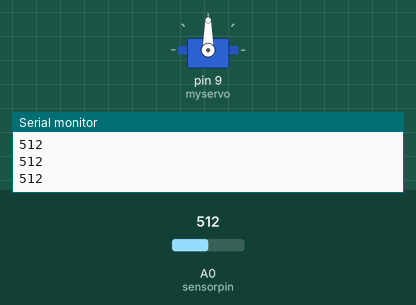
This sketch was run on a simulated Arduino Uno, built with avr-gcc and run on an emulated ATmega328P. Parts: servo, the last lines printed to the serial monitor. Inputs (shaded band) come from the test bench; at power-on: A0 (sensorpin) = 512.

Above: at 1.2 s.
1.3 s: A0 (sensorpin) set to 690
2.8 s: A0 (sensorpin) set to 718
At 2.95 s:
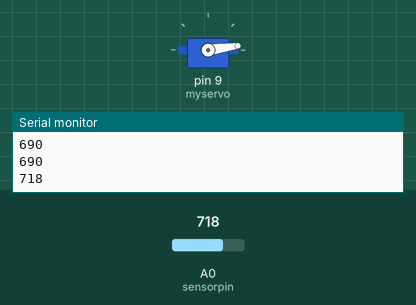
At 3.56 s:
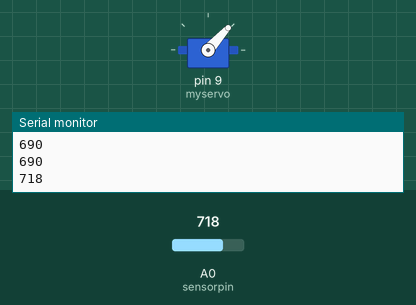
Timing chart, 0 to 11.8 s (numbered marks = the images above; inputs shaded):
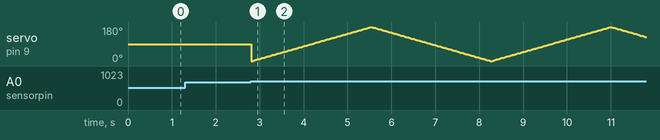

Measured:
- the behaviour switches between 700 and 701 on A0 (sensorpin) (found by bisection; images 0 and 1)

The sketch:

soil.ino
```cpp
#include<Servo.h>
Servo myservo;
int pos=0;
int sensorpin=A0;
int sensorvalue=0;
void setup()
{
  myservo.attach(9);
  Serial.begin(9600);
}
void loop()
{
  sensorvalue=analogRead(sensorpin);
  Serial.println(sensorvalue);
  if(sensorvalue>700)
  {
    for(pos=0;pos<=180;pos++)
    {
      myservo.write(pos);
      delay(15);
    }
    for(pos=180;pos>=0;pos--)
    {
      myservo.write(pos);
      delay(15);
    }
  }
}
```
